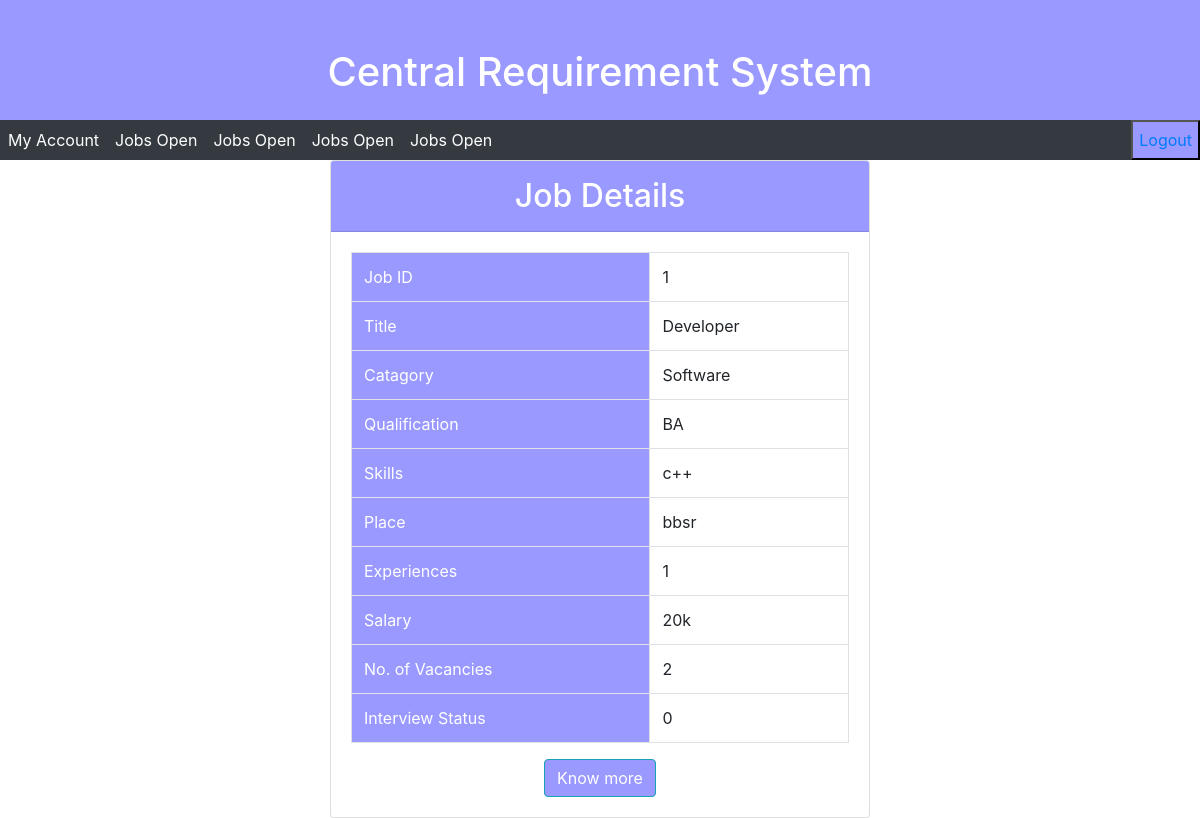
Screenshot of /Project/user_job_details.php?id=1 (signed in) with the database file from the repository.
### tables this page shows
CREATE TABLE `crsjobsopen` (
  `JobID` int(10) NOT NULL,
  `Title` text NOT NULL,
  `Category` text NOT NULL,
  `Qualification` text NOT NULL,
  `Skills` text NOT NULL,
  `Experience` text NOT NULL,
  `Place` text NOT NULL,
  `Salary` text NOT NULL,
  `nVacant` int(3) NOT NULL,
  `IsScheduled` int(1) NOT NULL
);

### Project/Class_file/clsJob.php (called while the page is built, shortened)
<?php
class clsJob {
	function setJobID($data){
	$this->JobID=$data;
	}
	function setTitle($data){
	$this->Title=$data;
	}
	function setCategory($data){
	$this->Category=$data;
	}
	function setQualification($data){
	$this->Qualification=$data;
	}
	function setSkills($data){
	$this->Skills=$data;
	}
	function setExperience($data){
	$this->Experience=$data;
	}
	function setPlace($data){
	$this->Place=$data;
	}
	function setSalary($data){
	$this->Salary=$data;
	}
	function setNumVac($data){
	$this->nVacant=$data;
	}
	function setSch($data){
	$this->IsScheduled=$data;
	}
}
?>

### Project/Class_file/clsJobManager.php (called while the page is built, shortened)
<?php
include 'Class_file/clsJob.php';
class clsJobManager{
	function RetrieveJob($obj, $id)
	{
			include 'config/conn.php';
			$query = "SELECT * FROM crsjobsopen WHERE JobID = $id";
			$result = mysqli_query($conn, $query);
	}
}
?>

### Project/user_job_details.php (the view, shortened to what this page needs)
<?php
  if(isset($_GET["id"])) {
    include_once 'Class_file/clsJobManager.php';
    $obj = new clsJob;
    $app = new clsJobManager;
    $app->RetrieveJob($obj, $_GET["id"]);
  }
  else {
    $j_id = $_SESSION["j_id"];
    include_once 'Class_file/clsJobManager.php';
    $obj = new clsJob;
    $app = new clsJobManager;
    $app->RetrieveJob($obj, $j_id);
  }
?>
<!Doctype html>
<html>
<head>
  <link rel="stylesheet" href="https://maxcdn.bootstrapcdn.com/bootstrap/4.5.2/css/bootstrap.min.css">
</head>
   <body>
   <div class="container-fluid">
   <div class="row">
        <div class="col" style="background-color:#9999ff; height:120px; color:white;"><br><br><h1><center>Central Requirement System</center></h1></div>
   </div></div>
<nav class="navbar-expand-sm bg-dark" style="height:40px">
  <button type="button" style="float:right;background-color:#9999ff;height:40px;color:white"><a href="logout.php">Logout</button></a>
  <ul class="navbar-nav">
    <li class="nav-item">
      <a class="nav-link" href="changepassword.php" style="color:white;">My Account</a>
    </li>
    <li class="nav-item">
      <a class="nav-link" href="user_job_open.php" style="color:white;">Jobs Open</a>
    </li>
    <li class="nav-item">
      <a class="nav-link" href="resume.php" style="color:white;">Jobs Open</a>
    </li>
    <li class="nav-item">
      <a class="nav-link" href="view_resume.php" style="color:white;">Jobs Open</a>
    </li>
    <li class="nav-item">
      <a class="nav-link" href="status.php" style="color:white;">Jobs Open</a>
    </li>
  </ul>
</nav>
<div class="container">
    <div class="row">
      <div class="col-md-6">
              <div class="card">
                <h2 class= "card-header text-center text-white p-3" style="background-color:#9999ff">Job Details</h2>
                <div class="card-body">
              <div class="table">
              <table class="table table-hover table-bordered">
                <tbody>
                  <tr>
                    <td class="text-white" style="background-color:#9999ff">Job ID</td>
                    <td><?php echo $obj->JobID; ?></td>
                  </tr>
                  <tr>
                    <td class="text-white" style="background-color:#9999ff">Title</td>
                    <td><?php echo $obj->Title; ?></td>
                  </tr>
                  <tr>
                    <td class="text-white" style="background-color:#9999ff">Catagory</td>
                    <td><?php echo $obj->Category; ?></td>
                  </tr>
                  <tr>
                    <td class="text-white" style="background-color:#9999ff">Qualification</td>
                    <td><?php echo $obj->Qualification; ?></td>
                  </tr>
                  <tr>
                    <td class="text-white" style="background-color:#9999ff">Skills</td>
                    <td><?php echo $obj->Skills; ?></td>
                  </tr>
                  <tr>
                    <td class="text-white" style="background-color:#9999ff">Place</td>
                    <td><?php echo $obj->Place; ?></td>
                  </tr>
                  <tr>
                    <td class="text-white" style="background-color:#9999ff">Experiences</td>
                    <td><?php echo $obj->Experience; ?></td>
                  </tr>
                  <tr>
                    <td class="text-white" style="background-color:#9999ff">Salary</td>
                    <td><?php echo $obj->Salary; ?></td>
                  </tr>
                  <tr>
                    <td class="text-white" style="background-color:#9999ff">No. of Vacancies</td>
                    <td><?php echo $obj->nVacant; ?></td>
                  </tr>
                  <tr>
                    <td class="text-white" style="background-color:#9999ff">Interview Status</td>
                    <td><?php echo $obj->IsScheduled; ?></td>
                  </tr>
                </tbody>
              </table>
            </div>
            <div class="text-center">
              <a href="interviewdetails_user.php"><button type="button" class="btn btn-info" style="background-color:#9999ff">Know more</button></a>
            </div>
          </div>
        </div>
      </div>
      </div>
</body>
</html>

### rows the page displays
crsjobsopen: JobID "1", Title "Developer", Category "Software", Qualification "BA", Skills "c++", Place "bbsr", Experience "1", Salary "20k", nVacant "2", IsScheduled "0"
